Frame 1 (no input): blank canvas, image omitted
Frame 60 (no input): blank canvas, image omitted
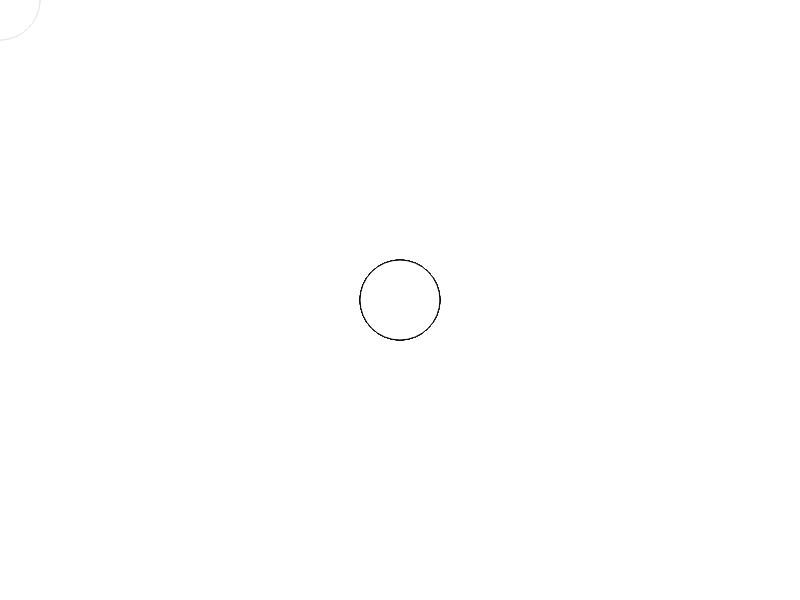
Frame 120 (the mouse pressed at the canvas centre since frame 60)

The p5.js sketch whose frames 1 and 60 were blank and that drew this single picture after the mouse press (run headless with seeded random() and noise() and a simulated clock; from frame 60 on, the mouse is pressed at the canvas centre):

// p5.js sketch
// ── sketch.js



function setup() {

createCanvas(800, 600);
//background(255);







}

function draw() {
background(255,255,255,10);
fill(255)
stroke(0);
ellipse(mouseX,mouseY,80,80)
 
}

function mouseClicked(){

background(255);	
}
